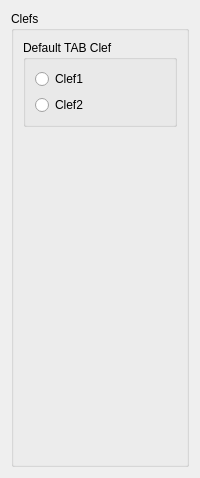
     <widget class="QWidget" name="Seite8">
      <layout class="QVBoxLayout" name="verticalLayout_27">
       <property name="spacing">
        <number>0</number>
       </property>
       <item>
        <widget class="QGroupBox" name="groupBox_17">
         <property name="title">
          <string>Clefs</string>
         </property>
         <layout class="QVBoxLayout" name="verticalLayout_28">
          <item>
           <widget class="QGroupBox" name="groupBox_18">
            <property name="title">
             <string>Default TAB Clef</string>
            </property>
            <layout class="QVBoxLayout" name="verticalLayout_29">
             <item>
              <widget class="QRadioButton" name="clefTab1">
               <property name="text">
                <string>Clef1</string>
               </property>
              </widget>
             </item>
             <item>
              <widget class="QRadioButton" name="clefTab2">
               <property name="text">
                <string>Clef2</string>
               </property>
              </widget>
             </item>
            </layout>
           </widget>
          </item>
          <item>
           <spacer name="verticalSpacer_15">
            <property name="orientation">
             <enum>Qt::Vertical</enum>
            </property>
            <property name="sizeHint" stdset="0">
             <size>
              <width>20</width>
              <height>328</height>
             </size>
            </property>
           </spacer>
          </item>
         </layout>
        </widget>
       </item>
      </layout>
     </widget>
